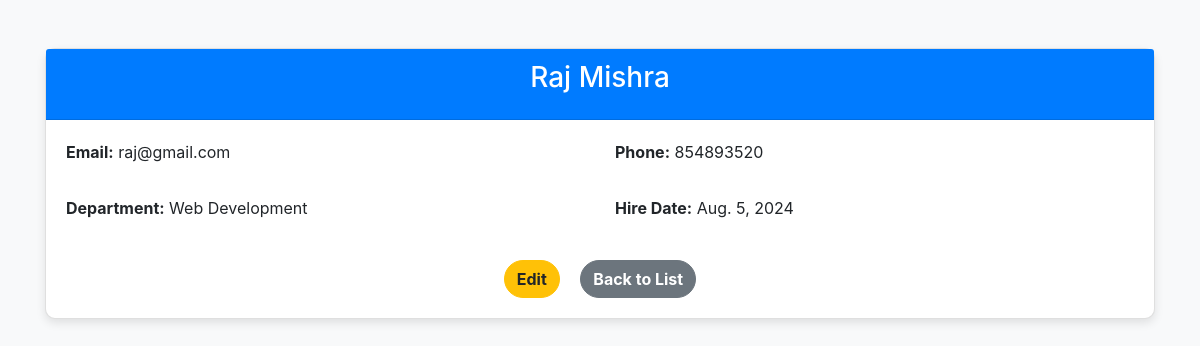
Screenshot of /employee/5/ with the database file from the repository.
### employees/models.py (models this page shows, shortened)
class Employee(models.Model):
    first_name = models.CharField(max_length=100)
    last_name = models.CharField(max_length=100)
    email = models.EmailField()
    phone_number = models.CharField(max_length=15)
    department = models.ForeignKey(Department, on_delete=models.CASCADE)
    hire_date = models.DateField()

class Department(models.Model):
    name = models.CharField(max_length=100)
    def __str__(self):
        return self.name

### employees/views.py (the view)
# urls.py: path('employee/<int:pk>/', views.employee_detail, name='employee_detail'),
def employee_detail(request, pk):
    employee = get_object_or_404(Employee, pk=pk)
    return render(request, 'employees/employee_detail.html', {'employee': employee})

### employees/templates/employees/employee_detail.html (shortened to what this page needs)
{% load static %}
<!DOCTYPE html>
<html lang="en">
<head>
    {% load static %}
    <link rel="stylesheet" href="{% static 'styles.css' %}">
    <link rel="stylesheet" href="https://maxcdn.bootstrapcdn.com/bootstrap/4.5.2/css/bootstrap.min.css">
</head>
<body>
    <div class="container mt-5">
        <div class="card">
            <div class="card-header text-center">
                <h3 class="card-title">{{ employee.first_name }} {{ employee.last_name }}</h3>
            </div>
            <div class="card-body">
                <div class="row mb-3">
                    <div class="col-md-6">
                        <p><strong>Email:</strong> {{ employee.email }}</p>
                    </div>
                    <div class="col-md-6">
                        <p><strong>Phone:</strong> {{ employee.phone_number }}</p>
                    </div>
                </div>
                <div class="row mb-3">
                    <div class="col-md-6">
                        <p><strong>Department:</strong> {{ employee.department }}</p>
                    </div>
                    <div class="col-md-6">
                        <p><strong>Hire Date:</strong> {{ employee.hire_date }}</p>
                    </div>
                </div>
                <div class="text-center mt-4">
                    <a href="{% url 'employee_edit' employee.pk %}" class="btn btn-warning btn-custom mx-2">Edit</a>
                    <a href="{% url 'employee_list' %}" class="btn btn-secondary btn-custom mx-2">Back to List</a>
                </div>
            </div>
        </div>
    </div>
</body>
</html>

### employees/static/styles.css (style rules this page uses)
body { font-family: Arial, sans-serif; margin: 20px; }
a { color: #1a73e8; text-decoration: none; }

### employees/templates/employees/employee_detail.html (style rules this page uses)
body { background-color: #f8f9fa; }
.card { border-radius: 10px; box-shadow: 0 4px 10px rgba(0, 0, 0, 0.1); }
.card-header { background-color: #007bff; color: white; border-top-left-radius: 10px; border-top-right-radius: 10px; }
.btn-custom { border-radius: 25px; font-weight: bold; }

### rows the page displays
Employee: first_name "Raj", last_name "Mishra", email "raj@gmail.com", phone_number "854893520", department "Web Development", hire_date "Aug. 5, 2024"
